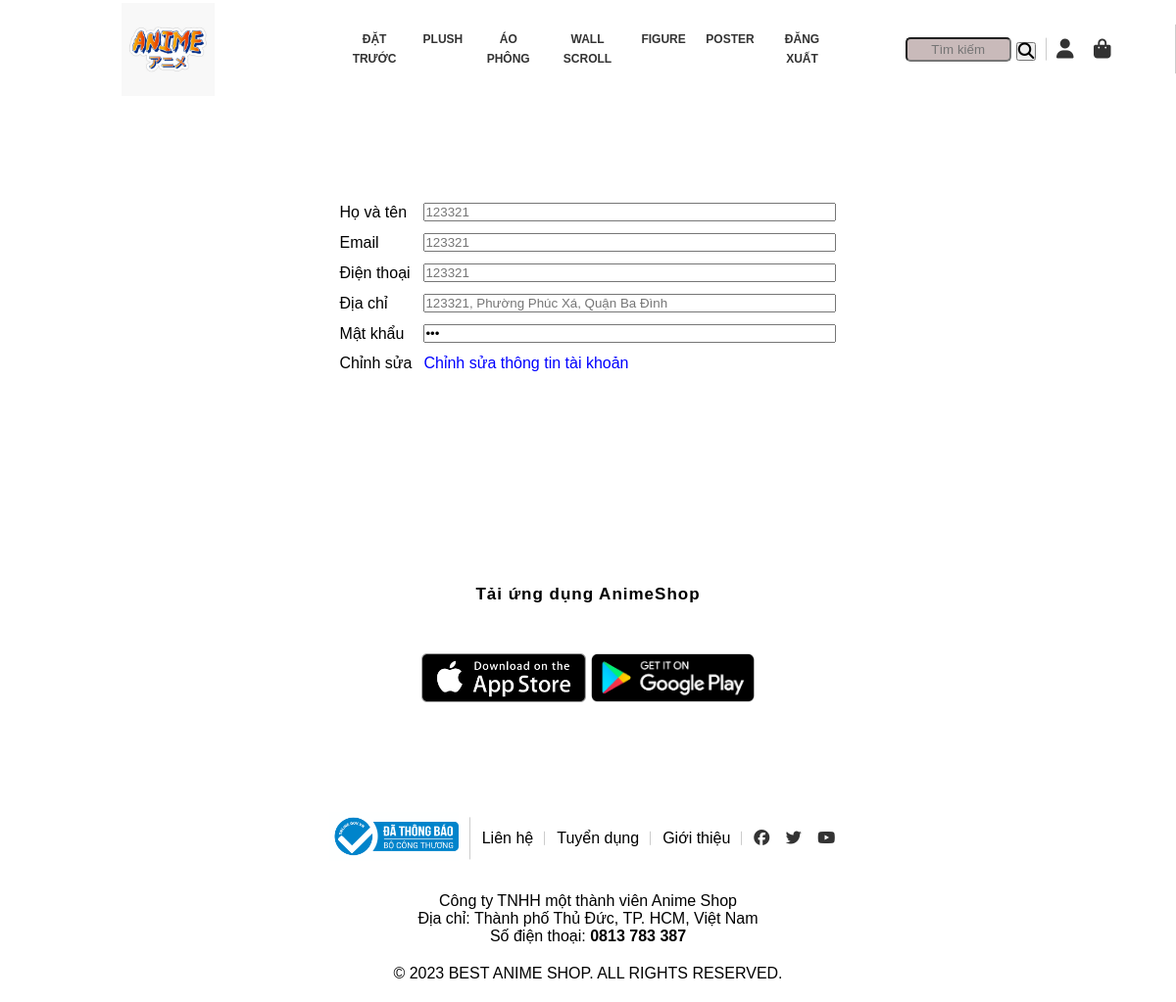
The page /profile.php (signed in) on the database as committed earlier.
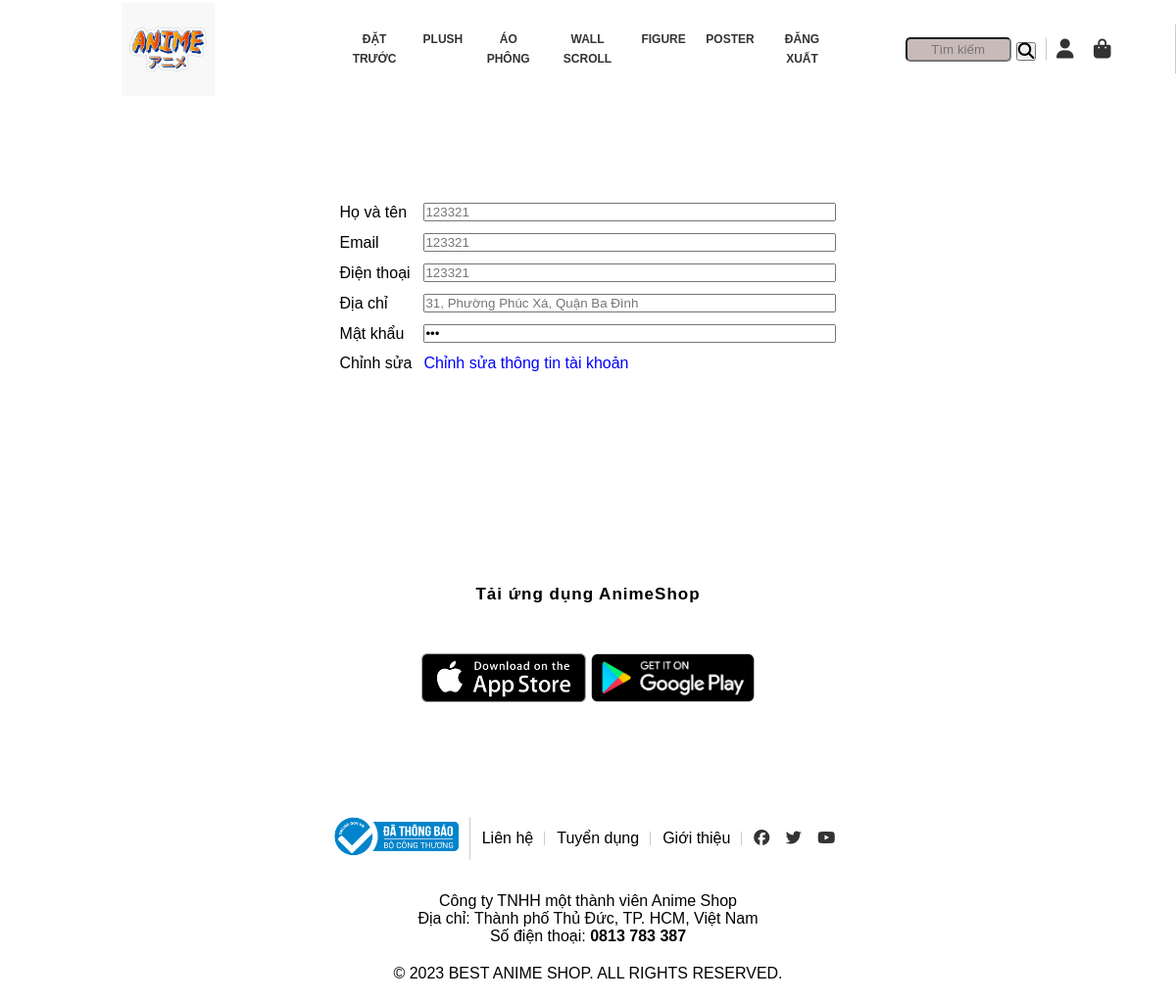
The same page on the database as committed later.
### tables this page shows
CREATE TABLE `tbl_customer` (
  `customer_id` int(50) NOT NULL,
  `customer_name` varchar(255) NOT NULL,
  `customer_email` varchar(255) NOT NULL,
  `customer_address` varchar(255) NOT NULL,
  `customer_password` varchar(255) NOT NULL,
  `customer_phone` varchar(50) NOT NULL,
  `customer_city` varchar(255) NOT NULL
);

### profile.php (the view, shortened to what this page needs)
<?php
    include("./main/header.php");
    include("./admin/config.php");
?>
<?php
if(isset($_SESSION['sign_in'])){
    $customer_id = $_SESSION['customer_id'];
    $profile_query = "SELECT * FROM tbl_customer WHERE customer_id = '$customer_id' ";
    $profile_query_link = mysqli_query($con,$profile_query);
    $profile_result = $profile_query_link->fetch_array();
?>
    <?php if(!isset($_GET['edit'])){ ?>
    <table class="edit">
        <tr>
            <td>Họ và tên</td>
            <td><input readonly type="text" size="50" placeholder="<?php echo $profile_result['customer_name'] ?>"></td>
        </tr>
        <tr>
            <td>Email</td>
            <td><input readonly type="text" size="50" placeholder="<?php echo $profile_result['customer_email'] ?>"></td>
        </tr>
        <tr>
            <td>Điện thoại</td>
            <td><input readonly type="text" size="50"placeholder="<?php echo $profile_result['customer_phone'] ?>"></td>
        </tr>
        <tr>
            <td>Địa chỉ</td>
            <td><input readonly type="text" size="50" placeholder="<?php echo $profile_result['customer_address'] ?>"></td>
        </tr>
        <tr>
            <td>Mật khẩu</td>
            <td><input readonly type="password" size="50" value="<?php echo $profile_result['customer_password'] ?>"></td>
        </tr>
        <tr>
            <td>Chỉnh sửa</td>
            <td><a style="color:blue" href="profile.php?edit=1">Chỉnh sửa thông tin tài khoản</a></td>
        </tr>
    </table>
    <?php } ?>
<?php
    }
?>
<?php
    include("./main/app_container.php");
?>
<?php
    include("./main/footer.php");
?>

Rows that differ between the two databases and show on the page:
changed tbl_customer: customer_address "123321, Phường Phúc Xá, Quận Ba Đình" → "31, Phường Phúc Xá, Quận Ba Đình"
